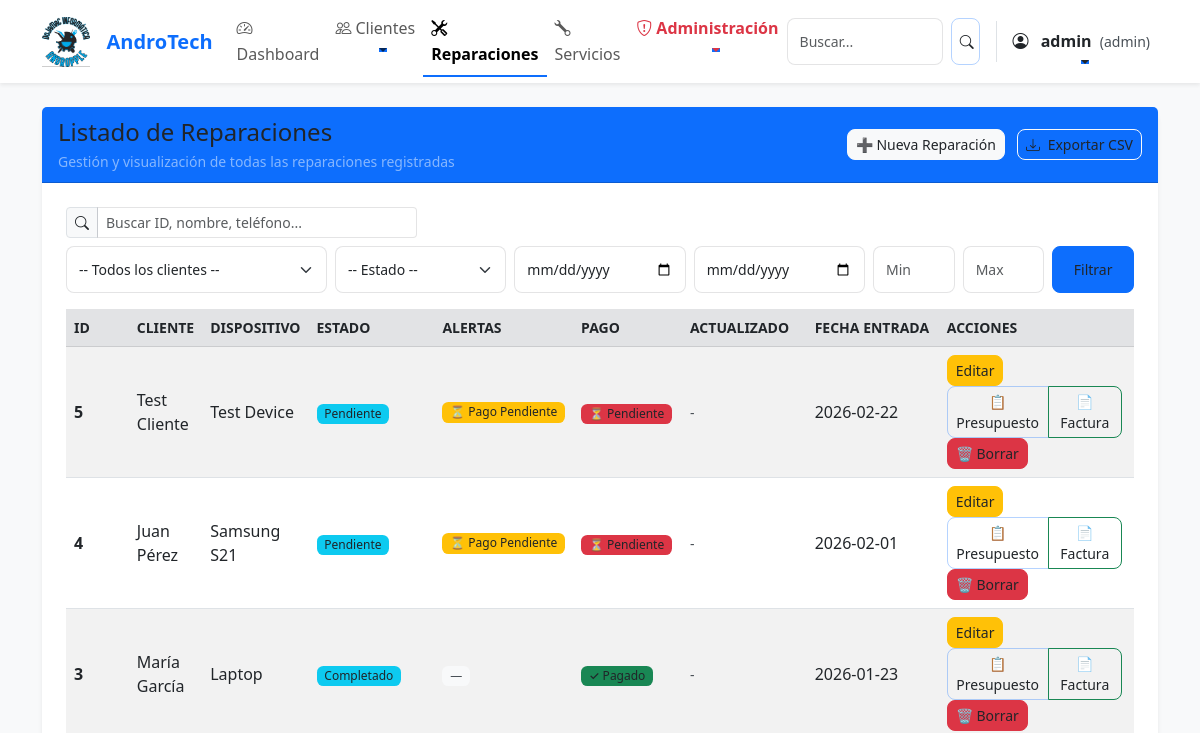
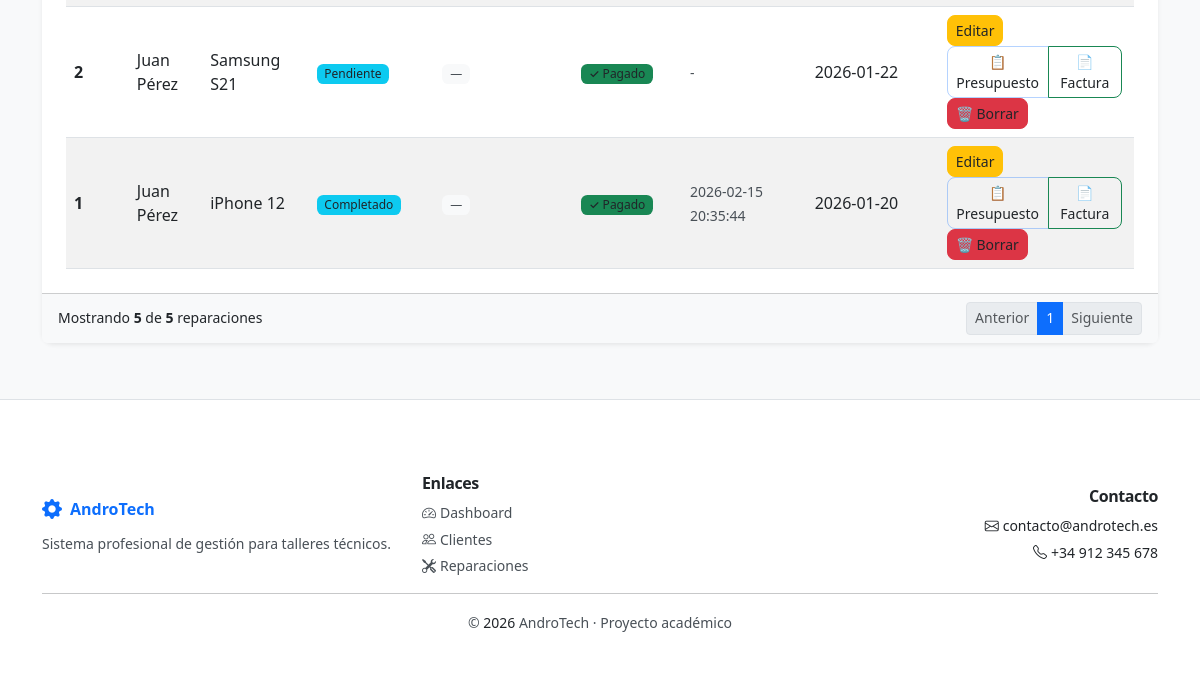
The app's page /reparaciones (signed in), older data (2 pictures, top to bottom).
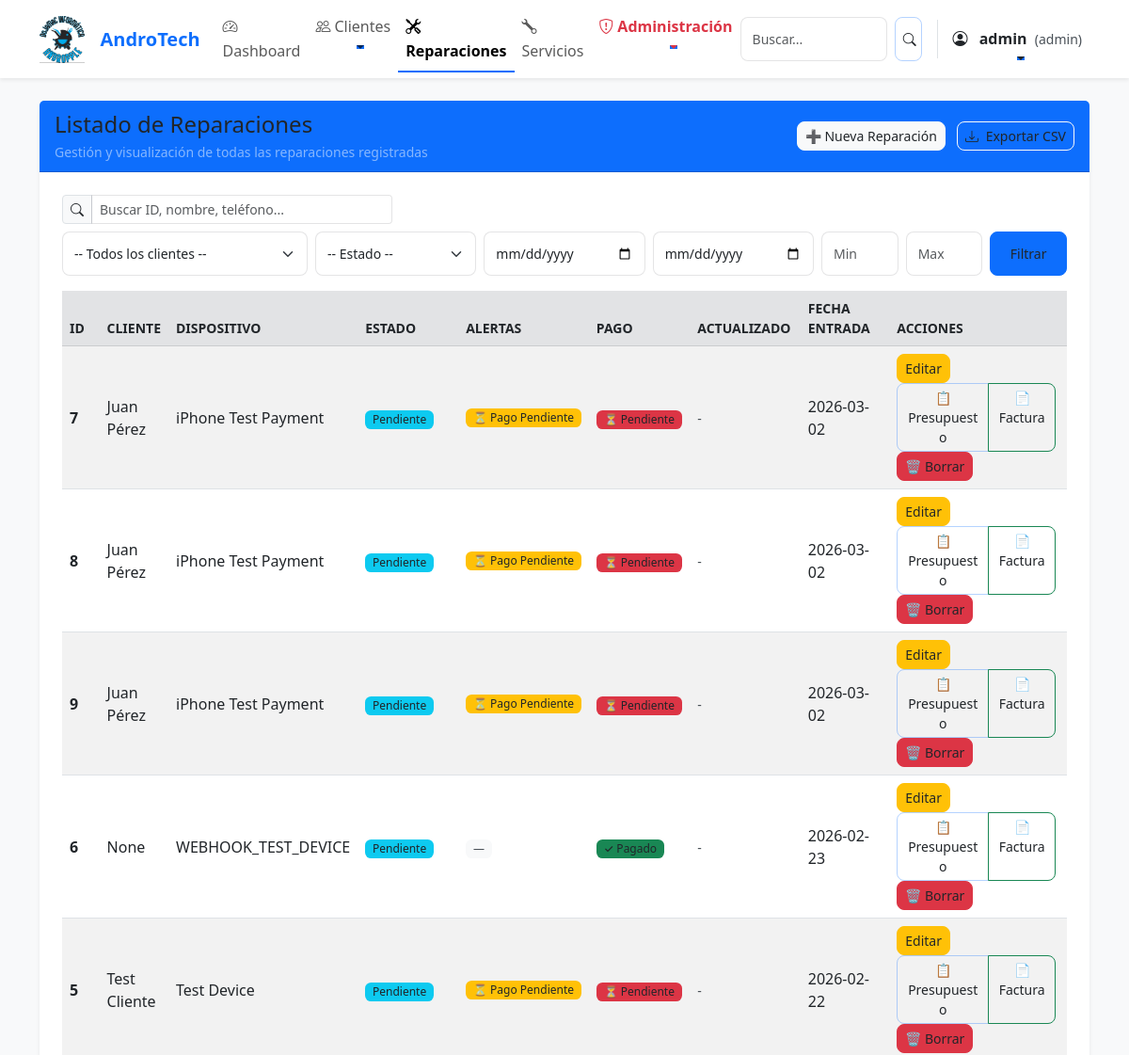
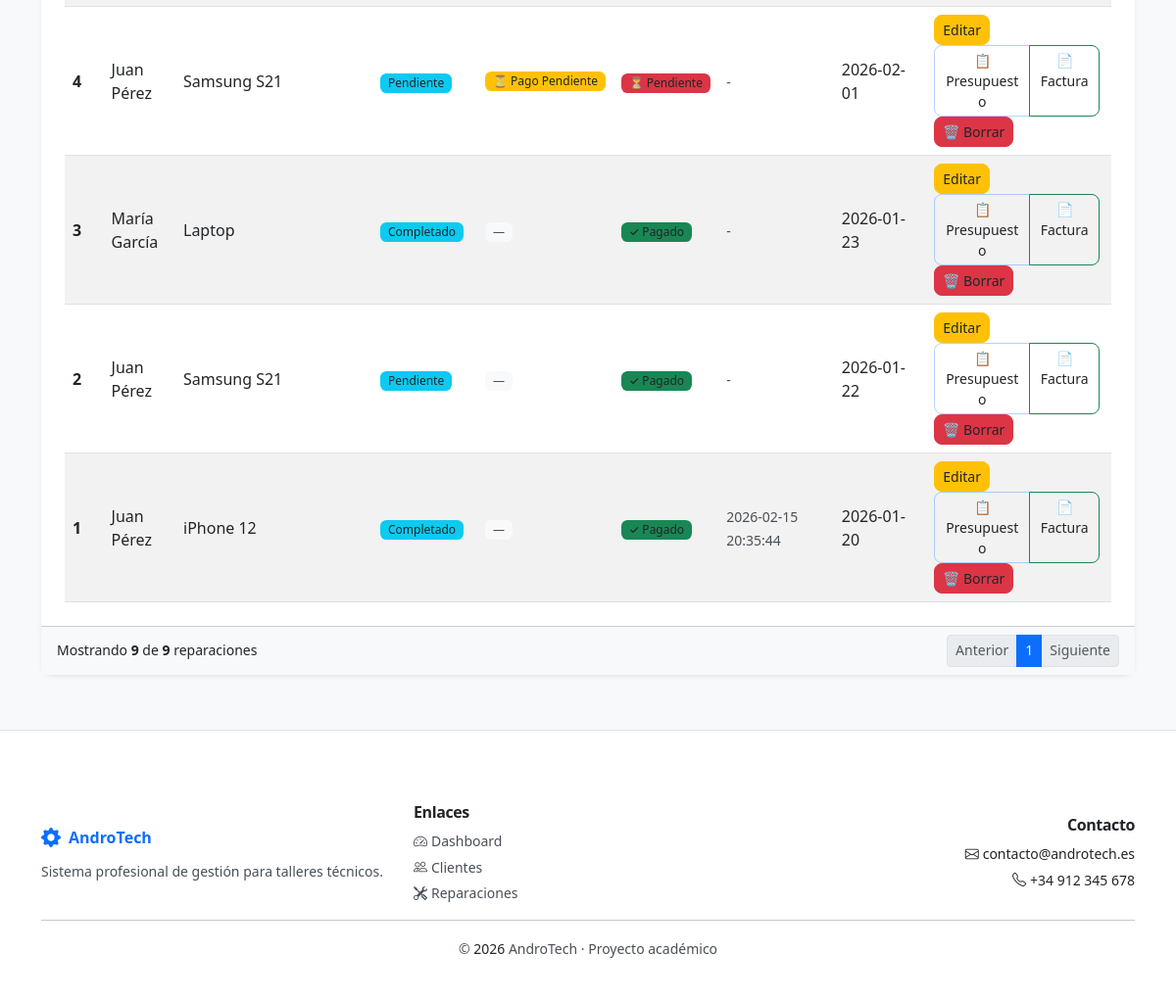
The same page, newer data (2 pictures, top to bottom).
### tables this page shows
CREATE TABLE reparaciones (
    id INTEGER PRIMARY KEY AUTOINCREMENT,
    cliente_id INTEGER,
    dispositivo TEXT NOT NULL,
    descripcion TEXT,
    estado TEXT DEFAULT 'Pendiente',
    fecha_entrada TEXT,
    fecha_salida TEXT,
    precio REAL,
    tipo_documento TEXT DEFAULT 'presupuesto',
    estado_pago TEXT DEFAULT 'Pendiente',
    fecha_pago TEXT,
    metodo_pago TEXT,
    FOREIGN KEY (cliente_id) REFERENCES clientes(id)
);

CREATE TABLE clientes (
    id INTEGER PRIMARY KEY AUTOINCREMENT,
    nombre TEXT NOT NULL,
    telefono TEXT,
    email TEXT,
    direccion TEXT
);

CREATE TABLE reparaciones_historial (
                id INTEGER PRIMARY KEY AUTOINCREMENT,
                reparacion_id INTEGER NOT NULL,
                estado_anterior TEXT,
                estado_nuevo TEXT NOT NULL,
                fecha_cambio TEXT NOT NULL,
                usuario TEXT,
                FOREIGN KEY (reparacion_id) REFERENCES reparaciones(id)
            );

### app.py (the view, shortened to what this page needs)
@app.route("/reparaciones")
@login_required
def reparaciones():
    conn = get_db()
    cliente_id = request.args.get('cliente_id', '').strip()
    estado = request.args.get('estado', '').strip()
    desde = request.args.get('desde', '').strip()
    hasta = request.args.get('hasta', '').strip()
    precio_min = request.args.get('precio_min', '').strip()
    precio_max = request.args.get('precio_max', '').strip()
    q = request.args.get('q', '').strip()
    try:
        page = int(request.args.get('page', 1))
        if page < 1:
            page = 1
    except ValueError:
        page = 1
    per_page = 10
    offset = (page - 1) * per_page
    sql_base = "FROM reparaciones LEFT JOIN clientes ON clientes.id = reparaciones.cliente_id"
    where_clauses = []
    params = []
    if cliente_id:
        where_clauses.append("reparaciones.cliente_id = ?")
        params.append(cliente_id)
    if estado:
        where_clauses.append("reparaciones.estado = ?")
        params.append(estado)
    if desde:
        where_clauses.append("reparaciones.fecha_entrada >= ?")
        params.append(desde)
    if hasta:
        where_clauses.append("reparaciones.fecha_entrada <= ?")
        params.append(hasta)
    if precio_min:
        try:
            params.append(float(precio_min))
            where_clauses.append("reparaciones.precio >= ?")
        except ValueError:
            pass
    if precio_max:
        try:
            params.append(float(precio_max))
            where_clauses.append("reparaciones.precio <= ?")
        except ValueError:
            pass
    where_sql = (" WHERE " + " AND ".join(where_clauses)) if where_clauses else ""
    total_sql = "SELECT COUNT(*) " + sql_base + where_sql
    total = conn.execute(total_sql, tuple(params)).fetchone()[0]
    select_sql = "SELECT reparaciones.*, clientes.nombre AS cliente " + sql_base + where_sql + " ORDER BY fecha_entrada DESC LIMIT ? OFFSET ?"
    final_params = params + [per_page, offset]
    datos = conn.execute(select_sql, tuple(final_params)).fetchall()
    datos_enriquecidos = []
    for r in datos:
        r_dict = dict(r)
        ultima_actualizacion = conn.execute(
            "SELECT fecha_cambio FROM reparaciones_historial WHERE reparacion_id = ? ORDER BY fecha_cambio DESC LIMIT 1",
            (r_dict['id'],)
        ).fetchone()
        r_dict['ultima_actualizacion'] = ultima_actualizacion['fecha_cambio'] if ultima_actualizacion else None
        r_dict['alertas_info'] = calcular_alertas_reparacion(r_dict, r_dict['ultima_actualizacion'])
        datos_enriquecidos.append(r_dict)
    clientes = conn.execute("SELECT id, nombre FROM clientes ORDER BY nombre").fetchall()
    conn.close()
    filters = {}
    if cliente_id:
        filters['cliente_id'] = cliente_id
    if estado:
        filters['estado'] = estado
    if desde:
        filters['desde'] = desde
    if hasta:
        filters['hasta'] = hasta
    if precio_min:
        filters['precio_min'] = precio_min
    if precio_max:
        filters['precio_max'] = precio_max
    if q:
        filters['q'] = q
    filters_query = urllib.parse.urlencode(filters)
    total_pages = max(1, (total + per_page - 1) // per_page)
    mostrar_precios = session.get('rol') in ['admin', 'tecnico']
    return render_template("reparaciones.html", reparaciones=datos_enriquecidos, clientes=clientes, filters=filters, filters_query=filters_query, page=page, total_pages=total_pages, per_page=per_page, total=total, mostrar_precios=mostrar_precios, user_role=session.get('rol'))

### templates/reparaciones.html (shortened to what this page needs)
{% extends "base.html" %}
{% block content %}
<div class="row justify-content-center py-4">
    <div class="col-12">
        <div class="card shadow-sm border-0">
            <div class="card-header bg-primary text-white d-flex align-items-center justify-content-between">
                <div>
                    <h4 class="mb-0">Listado de Reparaciones</h4>
                    <small class="text-white-50">Gestión y visualización de todas las reparaciones registradas</small>
                </div>
                <div class="text-end">
                    <a href="/reparaciones/nueva" class="btn btn-light btn-sm text-primary">➕ Nueva Reparación</a>
                    <a href="{{ url_for('export_reparaciones', **request.args) }}" class="btn btn-outline-light btn-sm ms-2">
                        <i class="bi bi-download me-1"></i> Exportar CSV
                    </a>
                </div>
            </div>
            <div class="card-body">
                <form method="get" class="row g-2 mb-2">
                    <div class="col-md-4">
                        <div class="input-group input-group-sm">
                            <span class="input-group-text"><i class="bi bi-search"></i></span>
                            <input type="search" name="q" class="form-control" placeholder="Buscar ID, nombre, teléfono..." value="{{ filters.q if filters.q is defined else '' }}">
                        </div>
                    </div>
                </form>
                <form method="get" class="row g-2 mb-3">
                    <div class="col-sm-3">
                        <select name="cliente_id" class="form-select form-select-sm">
                            <option value="">-- Todos los clientes --</option>
                        </select>
                    </div>
                    <div class="col-sm-2">
                        <select name="estado" class="form-select form-select-sm">
                            <option value="">-- Estado --</option>
                        </select>
                    </div>
                    <div class="col-sm-2">
                        <input type="date" name="desde" class="form-control form-control-sm" placeholder="Desde" value="{{ filters.desde if filters.desde is defined else '' }}">
                    </div>
                    <div class="col-sm-2">
                        <input type="date" name="hasta" class="form-control form-control-sm" placeholder="Hasta" value="{{ filters.hasta if filters.hasta is defined else '' }}">
                    </div>
                    <div class="col-sm-1">
                        <input type="number" step="0.01" name="precio_min" class="form-control form-control-sm" placeholder="Min" value="{{ filters.precio_min if filters.precio_min is defined else '' }}">
                    </div>
                    <div class="col-sm-1">
                        <input type="number" step="0.01" name="precio_max" class="form-control form-control-sm" placeholder="Max" value="{{ filters.precio_max if filters.precio_max is defined else '' }}">
                    </div>
                    <div class="col-sm-1 d-grid">
                        <button class="btn btn-primary btn-sm" type="submit">Filtrar</button>
                    </div>
                </form>
                <div class="table-responsive">
                    <table class="table table-striped table-hover align-middle mb-0">
                        <thead class="table-secondary text-secondary small text-uppercase">
                        <tr>
                            <th scope="col" style="width:80px;">ID</th>
                            <th scope="col">Cliente</th>
                            <th scope="col">Dispositivo</th>
                            <th scope="col" style="width:140px;">Estado</th>
                            <th scope="col" style="width:110px;">Alertas</th>
                            <th scope="col" style="width:110px;">Pago</th>
                            <th scope="col" style="width:130px;">Actualizado</th>
                            <th scope="col" style="width:160px;">Fecha entrada</th>
                            <th scope="col" style="width:200px;">Acciones</th>
                        </tr>
                        </thead>
                        <tbody>
                        {% for r in reparaciones %}
                        <tr>
                            <td class="fw-semibold">{{ r.id }}</td>
                            <td>{{ r.cliente }}</td>
                            <td>{{ r.dispositivo }}</td>
                            <td>
                                <span class="badge bg-info text-dark">{{ r.estado }}</span>
                            </td>
                            <td>
                                {% if r.alertas_info.tiene_alertas %}
                                    <div class="d-flex gap-1 flex-wrap">
                                        {% for alerta in r.alertas_info.alertas %}
                                        <span class="badge bg-{{ alerta.color }} small" title="{{ alerta.mensaje }}">
                                            {{ alerta.icono }} {{ alerta.tipo|replace('_', ' ')|title }}
                                        </span>
                                        {% endfor %}
                                    </div>
                                {% else %}
                                    <span class="badge bg-light text-muted small">—</span>
                                {% endif %}
                            </td>
                            <td>
                                {% if r.estado_pago == 'Pagado' %}
                                    <span class="badge bg-success">✓ Pagado</span>
                                {% else %}
                                    <span class="badge bg-danger">⏳ Pendiente</span>
                                {% endif %}
                            </td>
                            <td>
                                {% if r.ultima_actualizacion %}
                                    <small class="text-muted">{{ r.ultima_actualizacion|strftime('%d/%m/%Y') }}</small>
                                {% else %}
                                    <small class="text-muted">-</small>
                                {% endif %}
                            </td>
                            <td>{{ r.fecha_entrada }}</td>
                            <td>
                                <a href="/reparaciones/editar/{{ r.id }}" class="btn btn-warning btn-sm me-1">Editar</a>
                                <div class="btn-group btn-group-sm me-1" role="group">
                                    <a href="/reparaciones/pdf/{{ r.id }}?tipo=presupuesto" class="btn btn-outline-primary" target="_blank" title="Descargar presupuesto">📋 Presupuesto</a>
                                    <a href="/reparaciones/pdf/{{ r.id }}?tipo=factura" class="btn btn-outline-success" target="_blank" title="Descargar factura">📄 Factura</a>
                                </div>
                                {% if user_role == 'admin' %}
                                <button type="button" class="btn btn-danger btn-sm" data-bs-toggle="modal" data-bs-target="#confirmBorrarModal"
                                        onclick="setConfirmData('/reparaciones/borrar/{{ r.id }}', 'Borrar Reparación', '¿Estás seguro de que deseas borrar esta reparación (#{{ r.id }})? Esta acción no se puede deshacer.')">
                                    🗑️ Borrar
                                </button>
                                {% endif %}
                            </td>
                        </tr>
                        {% endfor %}
                        </tbody>
                    </table>
                </div>
            </div>
            <div class="card-footer bg-light small text-muted">
                <div class="d-flex justify-content-between align-items-center">
                    <div>Mostrando <strong>{{ reparaciones|length }}</strong> de <strong>{{ total }}</strong> reparaciones</div>
                    <div>
                        <nav aria-label="Paginacion">
                            <ul class="pagination pagination-sm mb-0">
                                <li class="page-item {% if page <= 1 %}disabled{% endif %}">
                                    <a class="page-link" href="?page={{ page-1 }}{% if filters_query %}&{{ filters_query }}{% endif %}">Anterior</a>
                                </li>
                                {% for p in range(1, total_pages+1) %}
                                <li class="page-item {% if p == page %}active{% endif %}"><a class="page-link" href="?page={{ p }}{% if filters_query %}&{{ filters_query }}{% endif %}">{{ p }}</a></li>
                                {% endfor %}
                                <li class="page-item {% if page >= total_pages %}disabled{% endif %}">
                                    <a class="page-link" href="?page={{ page+1 }}{% if filters_query %}&{{ filters_query }}{% endif %}">Siguiente</a>
                                </li>
                            </ul>
                        </nav>
                    </div>
                </div>
            </div>
        </div>
    </div>
</div>
{% endblock %}

Row changes from the older to the newer data that the page shows:
added reparaciones: id "7", cliente "Juan Pérez", dispositivo "iPhone Test Payment", estado "Pendiente", icono "⏳", tipo "Pago Pendiente", estado_pago "⏳ Pendiente", fecha_entrada "2026-03-02"
added reparaciones: id "8", cliente "Juan Pérez", dispositivo "iPhone Test Payment", estado "Pendiente", icono "⏳", tipo "Pago Pendiente", estado_pago "⏳ Pendiente", fecha_entrada "2026-03-02"
added reparaciones: id "9", cliente "Juan Pérez", dispositivo "iPhone Test Payment", estado "Pendiente", icono "⏳", tipo "Pago Pendiente", estado_pago "⏳ Pendiente", fecha_entrada "2026-03-02"
added reparaciones: id "6", cliente "None", dispositivo "WEBHOOK_TEST_DEVICE", estado "Pendiente", estado_pago "✓ Pagado", fecha_entrada "2026-02-23"
Text that changed along with them:
{{ reparaciones|length }}: "5" → "9"
{{ total }}: "5" → "9"
